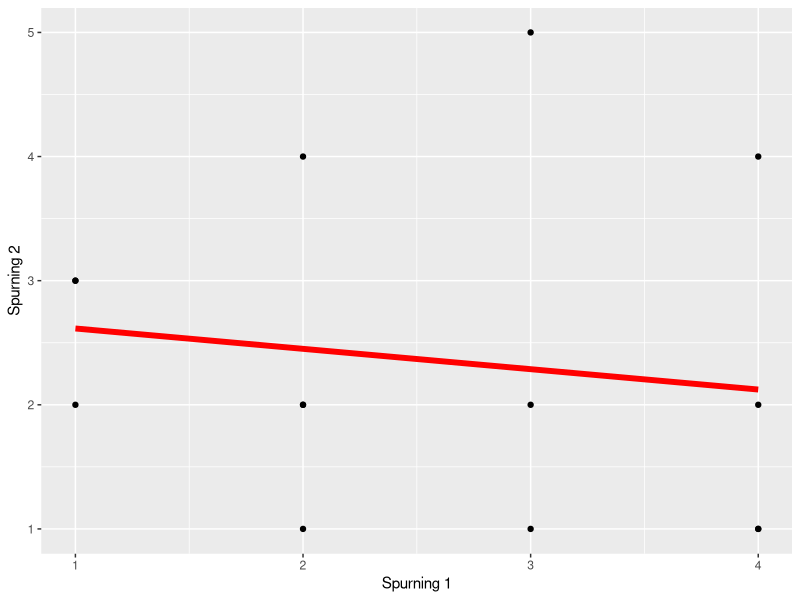

Here is the R script that generated this plot:
## ---- chunk 1
library(readxl)
library(ggplot2) 
library(ggpubr)
gagnasafn <- read_excel("test.xlsx", na = "N/A")
knitr::opts_chunk$set(echo = TRUE)
## ---- chunk 2
print.data.frame(gagnasafn)

## ---- chunk 3
gagnasafn <- gagnasafn[-6,]
gagnasafn <- gagnasafn[-15,]
## ---- chunk 4
print.data.frame(gagnasafn)
## ---- chunk 5
spr1 <- round(mean(gagnasafn$`Spurning 1`, na.rm = T),0)
spr2 <- round(mean(gagnasafn$`Spurning 2`, na.rm = T),0)
spr3 <- round(mean(gagnasafn$`Spurning 3`, na.rm = T),0)
spr4 <- round(mean(gagnasafn$`Spurning 4`, na.rm = T),0)
spr5 <- round(mean(gagnasafn$`Spurning 5`, na.rm = T),0)
spr6 <- round(mean(gagnasafn$`Spurning 6`, na.rm = T),0)
## ---- chunk 6
gagnasafn$`Spurning 1`[is.na(gagnasafn$`Spurning 1`)] <- round(mean(gagnasafn$`Spurning 1`, na.rm = TRUE),0)
gagnasafn$`Spurning 2`[is.na(gagnasafn$`Spurning 2`)] <- round(mean(gagnasafn$`Spurning 2`, na.rm = TRUE),0)
gagnasafn$`Spurning 3`[is.na(gagnasafn$`Spurning 3`)] <- round(mean(gagnasafn$`Spurning 3`, na.rm = TRUE),0)
gagnasafn$`Spurning 4`[is.na(gagnasafn$`Spurning 4`)] <- round(mean(gagnasafn$`Spurning 4`, na.rm = TRUE),0)
gagnasafn$`Spurning 5`[is.na(gagnasafn$`Spurning 5`)] <- round(mean(gagnasafn$`Spurning 5`, na.rm = TRUE),0)
gagnasafn$`Spurning 6`[is.na(gagnasafn$`Spurning 6`)] <- round(mean(gagnasafn$`Spurning 6`, na.rm = TRUE),0)
## ---- chunk 7
print.data.frame(gagnasafn)
## ---- chunk 8
ggplot(gagnasafn, aes(x=`Spurning 1`, y=`Spurning 2`)) +
    geom_point() +
    geom_smooth(method=lm, se=FALSE, col='red', size=2)
